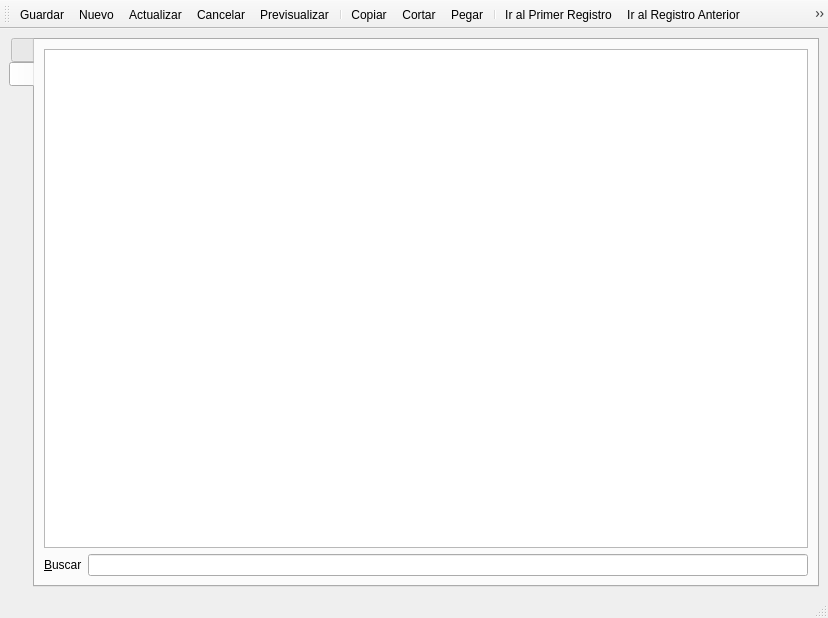
<?xml version="1.0" encoding="UTF-8"?>
<ui version="4.0">
 <class>frmEntradaCompra</class>
 <widget class="QMainWindow" name="frmEntradaCompra">
  <property name="geometry">
   <rect>
    <x>0</x>
    <y>0</y>
    <width>828</width>
    <height>600</height>
   </rect>
  </property>
  <property name="windowTitle">
   <string>Entrada Compra</string>
  </property>
  <property name="styleSheet">
   <string notr="true"/>
  </property>
  <widget class="QWidget" name="centralwidget">
   <layout class="QGridLayout" name="gridLayout">
    <item row="1" column="0">
     <widget class="QTabWidget" name="tabWidget">
      <property name="tabPosition">
       <enum>QTabWidget::West</enum>
      </property>
      <property name="tabShape">
       <enum>QTabWidget::Rounded</enum>
      </property>
      <property name="currentIndex">
       <number>1</number>
      </property>
      <widget class="QWidget" name="tabdetails">
       <attribute name="icon">
        <iconset resource="res.qrc">
         <normaloff>:/icons/res/document-edit.png</normaloff>:/icons/res/document-edit.png</iconset>
       </attribute>
       <attribute name="title">
        <string notr="true"/>
       </attribute>
       <layout class="QGridLayout" name="gridLayout_2">
        <item row="0" column="0">
         <widget class="QLabel" name="label_2">
          <property name="sizePolicy">
           <sizepolicy hsizetype="Preferred" vsizetype="Fixed">
            <horstretch>0</horstretch>
            <verstretch>0</verstretch>
           </sizepolicy>
          </property>
          <property name="text">
           <string>&lt;!DOCTYPE HTML PUBLIC &quot;-//W3C//DTD HTML 4.0//EN&quot; &quot;http://www.w3.org/TR/REC-html40/strict.dtd&quot;&gt;
&lt;html&gt;&lt;head&gt;&lt;meta name=&quot;qrichtext&quot; content=&quot;1&quot; /&gt;&lt;style type=&quot;text/css&quot;&gt;
p, li { white-space: pre-wrap; }
&lt;/style&gt;&lt;/head&gt;&lt;body style=&quot; font-family:'Sans Serif'; font-size:9pt; font-weight:400; font-style:normal;&quot;&gt;
&lt;p style=&quot; margin-top:0px; margin-bottom:0px; margin-left:0px; margin-right:0px; -qt-block-indent:0; text-indent:0px;&quot;&gt;&lt;span style=&quot; font-weight:600;&quot;&gt;# Compra:&lt;/span&gt;&lt;/p&gt;&lt;/body&gt;&lt;/html&gt;</string>
          </property>
          <property name="scaledContents">
           <bool>false</bool>
          </property>
          <property name="alignment">
           <set>Qt::AlignLeading|Qt::AlignLeft|Qt::AlignVCenter</set>
          </property>
          <property name="buddy">
           <cstring>txtDocumentNumber</cstring>
          </property>
         </widget>
        </item>
        <item row="0" column="1">
         <widget class="QLineEdit" name="txtDocumentNumber">
          <property name="enabled">
           <bool>true</bool>
          </property>
          <property name="readOnly">
           <bool>true</bool>
          </property>
         </widget>
        </item>
        <item row="0" column="5">
         <widget class="QLabel" name="label">
          <property name="text">
           <string>&lt;!DOCTYPE HTML PUBLIC &quot;-//W3C//DTD HTML 4.0//EN&quot; &quot;http://www.w3.org/TR/REC-html40/strict.dtd&quot;&gt;
&lt;html&gt;&lt;head&gt;&lt;meta name=&quot;qrichtext&quot; content=&quot;1&quot; /&gt;&lt;style type=&quot;text/css&quot;&gt;
p, li { white-space: pre-wrap; }
&lt;/style&gt;&lt;/head&gt;&lt;body style=&quot; font-family:'Sans Serif'; font-size:9pt; font-weight:400; font-style:normal;&quot;&gt;
&lt;p style=&quot; margin-top:0px; margin-bottom:0px; margin-left:0px; margin-right:0px; -qt-block-indent:0; text-indent:0px;&quot;&gt;&lt;span style=&quot; font-weight:600;&quot;&gt;Fecha:&lt;/span&gt;&lt;/p&gt;&lt;/body&gt;&lt;/html&gt;</string>
          </property>
          <property name="alignment">
           <set>Qt::AlignRight|Qt::AlignTrailing|Qt::AlignVCenter</set>
          </property>
          <property name="buddy">
           <cstring>dtPicker</cstring>
          </property>
         </widget>
        </item>
        <item row="0" column="6">
         <widget class="QDateTimeEdit" name="dtPicker">
          <property name="enabled">
           <bool>true</bool>
          </property>
          <property name="readOnly">
           <bool>true</bool>
          </property>
          <property name="calendarPopup">
           <bool>true</bool>
          </property>
         </widget>
        </item>
        <item row="2" column="0" colspan="7">
         <widget class="QTableView" name="tabledetails">
          <property name="enabled">
           <bool>true</bool>
          </property>
          <property name="sizePolicy">
           <sizepolicy hsizetype="Minimum" vsizetype="Minimum">
            <horstretch>0</horstretch>
            <verstretch>0</verstretch>
           </sizepolicy>
          </property>
          <property name="contextMenuPolicy">
           <enum>Qt::ActionsContextMenu</enum>
          </property>
          <property name="editTriggers">
           <set>QAbstractItemView::NoEditTriggers</set>
          </property>
          <property name="alternatingRowColors">
           <bool>true</bool>
          </property>
          <property name="sortingEnabled">
           <bool>true</bool>
          </property>
          <attribute name="horizontalHeaderStretchLastSection">
           <bool>true</bool>
          </attribute>
          <attribute name="verticalHeaderVisible">
           <bool>false</bool>
          </attribute>
          <attribute name="verticalHeaderVisible">
           <bool>false</bool>
          </attribute>
          <attribute name="horizontalHeaderStretchLastSection">
           <bool>true</bool>
          </attribute>
         </widget>
        </item>
        <item row="3" column="0" colspan="5">
         <widget class="QGroupBox" name="groupBox_2">
          <property name="title">
           <string>Observaciones</string>
          </property>
          <layout class="QGridLayout" name="gridLayout_3">
           <item row="0" column="0">
            <widget class="QPlainTextEdit" name="txtObservations">
             <property name="enabled">
              <bool>true</bool>
             </property>
             <property name="sizePolicy">
              <sizepolicy hsizetype="Expanding" vsizetype="Minimum">
               <horstretch>0</horstretch>
               <verstretch>0</verstretch>
              </sizepolicy>
             </property>
             <property name="readOnly">
              <bool>true</bool>
             </property>
            </widget>
           </item>
          </layout>
         </widget>
        </item>
        <item row="3" column="5" colspan="2">
         <widget class="QGroupBox" name="groupBox">
          <property name="title">
           <string/>
          </property>
          <layout class="QFormLayout" name="formLayout_2">
           <property name="fieldGrowthPolicy">
            <enum>QFormLayout::ExpandingFieldsGrow</enum>
           </property>
           <property name="formAlignment">
            <set>Qt::AlignCenter</set>
           </property>
           <item row="0" column="0">
            <widget class="QLabel" name="label_6">
             <property name="font">
              <font>
               <pointsize>10</pointsize>
               <weight>75</weight>
               <bold>true</bold>
              </font>
             </property>
             <property name="text">
              <string>Subtotal: </string>
             </property>
            </widget>
           </item>
           <item row="0" column="1">
            <widget class="QLabel" name="lblSubtotal">
             <property name="text">
              <string>0.00</string>
             </property>
            </widget>
           </item>
           <item row="1" column="0">
            <widget class="QLabel" name="label_8">
             <property name="font">
              <font>
               <pointsize>10</pointsize>
               <weight>75</weight>
               <bold>true</bold>
              </font>
             </property>
             <property name="text">
              <string>IVA: </string>
             </property>
            </widget>
           </item>
           <item row="1" column="1">
            <widget class="QLabel" name="lblIVA">
             <property name="text">
              <string>0.00</string>
             </property>
            </widget>
           </item>
           <item row="2" column="0">
            <widget class="QLabel" name="label_11">
             <property name="font">
              <font>
               <pointsize>10</pointsize>
               <weight>75</weight>
               <bold>true</bold>
              </font>
             </property>
             <property name="text">
              <string>Total C$: </string>
             </property>
            </widget>
           </item>
           <item row="2" column="1">
            <widget class="QLabel" name="lblTotal">
             <property name="text">
              <string>0.00</string>
             </property>
            </widget>
           </item>
           <item row="3" column="0">
            <widget class="QLabel" name="label_5">
             <property name="font">
              <font>
               <pointsize>10</pointsize>
               <weight>75</weight>
               <bold>true</bold>
              </font>
             </property>
             <property name="text">
              <string>Total US$:</string>
             </property>
            </widget>
           </item>
           <item row="3" column="1">
            <widget class="QLabel" name="lblTotalD">
             <property name="text">
              <string>0.00</string>
             </property>
            </widget>
           </item>
          </layout>
         </widget>
        </item>
        <item row="1" column="5" colspan="2">
         <widget class="QGroupBox" name="gbRadios">
          <property name="enabled">
           <bool>true</bool>
          </property>
          <property name="sizePolicy">
           <sizepolicy hsizetype="Preferred" vsizetype="Fixed">
            <horstretch>0</horstretch>
            <verstretch>0</verstretch>
           </sizepolicy>
          </property>
          <property name="title">
           <string>Tipo de Pago</string>
          </property>
          <property name="flat">
           <bool>false</bool>
          </property>
          <property name="checkable">
           <bool>false</bool>
          </property>
          <layout class="QHBoxLayout" name="horizontalLayout_3">
           <property name="sizeConstraint">
            <enum>QLayout::SetMinimumSize</enum>
           </property>
           <item>
            <widget class="QRadioButton" name="rbCash">
             <property name="enabled">
              <bool>true</bool>
             </property>
             <property name="sizePolicy">
              <sizepolicy hsizetype="Preferred" vsizetype="Fixed">
               <horstretch>0</horstretch>
               <verstretch>0</verstretch>
              </sizepolicy>
             </property>
             <property name="text">
              <string>Contado</string>
             </property>
             <property name="checked">
              <bool>true</bool>
             </property>
            </widget>
           </item>
           <item>
            <widget class="QRadioButton" name="rbCredit">
             <property name="enabled">
              <bool>true</bool>
             </property>
             <property name="sizePolicy">
              <sizepolicy hsizetype="Preferred" vsizetype="Fixed">
               <horstretch>0</horstretch>
               <verstretch>0</verstretch>
              </sizepolicy>
             </property>
             <property name="text">
              <string>Credito</string>
             </property>
            </widget>
           </item>
           <item>
            <widget class="QRadioButton" name="rbCheck">
             <property name="enabled">
              <bool>true</bool>
             </property>
             <property name="sizePolicy">
              <sizepolicy hsizetype="Preferred" vsizetype="Fixed">
               <horstretch>0</horstretch>
               <verstretch>0</verstretch>
              </sizepolicy>
             </property>
             <property name="text">
              <string>Cheque</string>
             </property>
            </widget>
           </item>
          </layout>
         </widget>
        </item>
        <item row="1" column="0">
         <widget class="QLabel" name="label_3">
          <property name="sizePolicy">
           <sizepolicy hsizetype="Preferred" vsizetype="Fixed">
            <horstretch>0</horstretch>
            <verstretch>0</verstretch>
           </sizepolicy>
          </property>
          <property name="text">
           <string>&lt;!DOCTYPE HTML PUBLIC &quot;-//W3C//DTD HTML 4.0//EN&quot; &quot;http://www.w3.org/TR/REC-html40/strict.dtd&quot;&gt;
&lt;html&gt;&lt;head&gt;&lt;meta name=&quot;qrichtext&quot; content=&quot;1&quot; /&gt;&lt;style type=&quot;text/css&quot;&gt;
p, li { white-space: pre-wrap; }
&lt;/style&gt;&lt;/head&gt;&lt;body style=&quot; font-family:'Sans Serif'; font-size:9pt; font-weight:400; font-style:normal;&quot;&gt;
&lt;p style=&quot; margin-top:0px; margin-bottom:0px; margin-left:0px; margin-right:0px; -qt-block-indent:0; text-indent:0px;&quot;&gt;&lt;span style=&quot; font-weight:600;&quot;&gt;Proveedor:&lt;/span&gt;&lt;/p&gt;&lt;/body&gt;&lt;/html&gt;</string>
          </property>
          <property name="alignment">
           <set>Qt::AlignLeading|Qt::AlignLeft|Qt::AlignVCenter</set>
          </property>
          <property name="buddy">
           <cstring>txtProvider</cstring>
          </property>
         </widget>
        </item>
        <item row="1" column="1">
         <widget class="QStackedWidget" name="swProvider">
          <property name="sizePolicy">
           <sizepolicy hsizetype="Preferred" vsizetype="Maximum">
            <horstretch>0</horstretch>
            <verstretch>0</verstretch>
           </sizepolicy>
          </property>
          <property name="currentIndex">
           <number>1</number>
          </property>
          <widget class="QWidget" name="page">
           <layout class="QHBoxLayout" name="horizontalLayout_2">
            <item>
             <widget class="QComboBox" name="cbProvider">
              <property name="enabled">
               <bool>true</bool>
              </property>
              <property name="sizePolicy">
               <sizepolicy hsizetype="Expanding" vsizetype="Fixed">
                <horstretch>2</horstretch>
                <verstretch>0</verstretch>
               </sizepolicy>
              </property>
              <property name="editable">
               <bool>true</bool>
              </property>
             </widget>
            </item>
           </layout>
          </widget>
          <widget class="QWidget" name="page_2">
           <layout class="QHBoxLayout" name="horizontalLayout_5">
            <item>
             <widget class="QLineEdit" name="txtProvider">
              <property name="enabled">
               <bool>true</bool>
              </property>
              <property name="readOnly">
               <bool>true</bool>
              </property>
             </widget>
            </item>
           </layout>
          </widget>
         </widget>
        </item>
       </layout>
      </widget>
      <widget class="QWidget" name="tabnavigation">
       <attribute name="icon">
        <iconset resource="res.qrc">
         <normaloff>:/icons/res/table.png</normaloff>:/icons/res/table.png</iconset>
       </attribute>
       <attribute name="title">
        <string notr="true"/>
       </attribute>
       <layout class="QVBoxLayout" name="verticalLayout">
        <item>
         <widget class="QTableView" name="tablenavigation">
          <property name="alternatingRowColors">
           <bool>true</bool>
          </property>
          <property name="selectionMode">
           <enum>QAbstractItemView::SingleSelection</enum>
          </property>
          <property name="selectionBehavior">
           <enum>QAbstractItemView::SelectRows</enum>
          </property>
          <attribute name="horizontalHeaderStretchLastSection">
           <bool>true</bool>
          </attribute>
          <attribute name="verticalHeaderVisible">
           <bool>false</bool>
          </attribute>
          <attribute name="verticalHeaderVisible">
           <bool>false</bool>
          </attribute>
          <attribute name="horizontalHeaderStretchLastSection">
           <bool>true</bool>
          </attribute>
         </widget>
        </item>
        <item>
         <layout class="QHBoxLayout" name="horizontalLayout">
          <item>
           <widget class="QLabel" name="label_4">
            <property name="text">
             <string>&amp;Buscar</string>
            </property>
            <property name="buddy">
             <cstring>txtSearch</cstring>
            </property>
           </widget>
          </item>
          <item>
           <widget class="QLineEdit" name="txtSearch"/>
          </item>
         </layout>
        </item>
       </layout>
      </widget>
     </widget>
    </item>
   </layout>
  </widget>
  <widget class="QStatusBar" name="statusbar"/>
  <widget class="QToolBar" name="toolBar">
   <property name="windowTitle">
    <string>toolBar</string>
   </property>
   <property name="allowedAreas">
    <set>Qt::AllToolBarAreas</set>
   </property>
   <property name="toolButtonStyle">
    <enum>Qt::ToolButtonIconOnly</enum>
   </property>
   <attribute name="toolBarArea">
    <enum>TopToolBarArea</enum>
   </attribute>
   <attribute name="toolBarBreak">
    <bool>false</bool>
   </attribute>
   <addaction name="actionSave"/>
   <addaction name="actionNew"/>
   <addaction name="actionRefresh"/>
   <addaction name="actionCancel"/>
   <addaction name="actionPreview"/>
   <addaction name="separator"/>
   <addaction name="actionCopy"/>
   <addaction name="actionCut"/>
   <addaction name="actionPaste"/>
   <addaction name="separator"/>
   <addaction name="actionGoFirst"/>
   <addaction name="actionGoPrevious"/>
   <addaction name="actionGoNext"/>
   <addaction name="actionGoLast"/>
  </widget>
  <action name="actionNew">
   <property name="icon">
    <iconset resource="res.qrc">
     <normaloff>:/icons/res/document-new.png</normaloff>:/icons/res/document-new.png</iconset>
   </property>
   <property name="text">
    <string>Nuevo</string>
   </property>
   <property name="shortcut">
    <string>Ctrl+N</string>
   </property>
  </action>
  <action name="actionPreview">
   <property name="icon">
    <iconset resource="res.qrc">
     <normaloff>:/icons/res/document-preview.png</normaloff>:/icons/res/document-preview.png</iconset>
   </property>
   <property name="text">
    <string>Previsualizar</string>
   </property>
  </action>
  <action name="actionGoFirst">
   <property name="icon">
    <iconset resource="res.qrc">
     <normaloff>:/icons/res/go-first.png</normaloff>:/icons/res/go-first.png</iconset>
   </property>
   <property name="text">
    <string>Ir al Primer Registro</string>
   </property>
  </action>
  <action name="actionGoPrevious">
   <property name="icon">
    <iconset resource="res.qrc">
     <normaloff>:/icons/res/go-previous.png</normaloff>:/icons/res/go-previous.png</iconset>
   </property>
   <property name="text">
    <string>Ir al Registro Anterior</string>
   </property>
  </action>
  <action name="actionGoNext">
   <property name="icon">
    <iconset resource="res.qrc">
     <normaloff>:/icons/res/go-next.png</normaloff>:/icons/res/go-next.png</iconset>
   </property>
   <property name="text">
    <string>Ir al siguiente registro</string>
   </property>
  </action>
  <action name="actionGoLast">
   <property name="icon">
    <iconset resource="res.qrc">
     <normaloff>:/icons/res/go-last.png</normaloff>:/icons/res/go-last.png</iconset>
   </property>
   <property name="text">
    <string>Ir al ultimo registro</string>
   </property>
  </action>
  <action name="actionSave">
   <property name="icon">
    <iconset resource="res.qrc">
     <normaloff>:/icons/res/document-save.png</normaloff>:/icons/res/document-save.png</iconset>
   </property>
   <property name="text">
    <string>Guardar</string>
   </property>
   <property name="shortcut">
    <string>Ctrl+G</string>
   </property>
   <property name="visible">
    <bool>false</bool>
   </property>
  </action>
  <action name="actionCancel">
   <property name="icon">
    <iconset resource="res.qrc">
     <normaloff>:/icons/res/dialog-cancel.png</normaloff>:/icons/res/dialog-cancel.png</iconset>
   </property>
   <property name="text">
    <string>Cancelar</string>
   </property>
   <property name="visible">
    <bool>false</bool>
   </property>
  </action>
  <action name="actionDeleteRow">
   <property name="icon">
    <iconset resource="res.qrc">
     <normaloff>:/icons/res/edit-delete.png</normaloff>:/icons/res/edit-delete.png</iconset>
   </property>
   <property name="text">
    <string>Borrar Fila</string>
   </property>
   <property name="shortcut">
    <string>Del</string>
   </property>
  </action>
  <action name="actionEditCell">
   <property name="icon">
    <iconset resource="res.qrc">
     <normaloff>:/icons/res/document-edit.png</normaloff>:/icons/res/document-edit.png</iconset>
   </property>
   <property name="text">
    <string>Editar Celda</string>
   </property>
   <property name="shortcut">
    <string>Ctrl+E</string>
   </property>
  </action>
  <action name="actionCopy">
   <property name="icon">
    <iconset resource="res.qrc">
     <normaloff>:/icons/res/edit-copy.png</normaloff>:/icons/res/edit-copy.png</iconset>
   </property>
   <property name="text">
    <string>Copiar</string>
   </property>
   <property name="shortcut">
    <string>Ctrl+C</string>
   </property>
  </action>
  <action name="actionCut">
   <property name="icon">
    <iconset resource="res.qrc">
     <normaloff>:/icons/res/edit-cut.png</normaloff>:/icons/res/edit-cut.png</iconset>
   </property>
   <property name="text">
    <string>Cortar</string>
   </property>
  </action>
  <action name="actionPaste">
   <property name="icon">
    <iconset resource="res.qrc">
     <normaloff>:/icons/res/edit-paste.png</normaloff>:/icons/res/edit-paste.png</iconset>
   </property>
   <property name="text">
    <string>Pegar</string>
   </property>
  </action>
  <action name="actionRefresh">
   <property name="icon">
    <iconset resource="res.qrc">
     <normaloff>:/icons/res/view-refresh.png</normaloff>:/icons/res/view-refresh.png</iconset>
   </property>
   <property name="text">
    <string>Actualizar</string>
   </property>
   <property name="visible">
    <bool>false</bool>
   </property>
  </action>
 </widget>
 <tabstops>
  <tabstop>txtDocumentNumber</tabstop>
  <tabstop>txtProvider</tabstop>
  <tabstop>dtPicker</tabstop>
  <tabstop>tabledetails</tabstop>
  <tabstop>txtObservations</tabstop>
  <tabstop>tabWidget</tabstop>
  <tabstop>cbProvider</tabstop>
  <tabstop>tablenavigation</tabstop>
  <tabstop>txtSearch</tabstop>
 </tabstops>
 <resources>
  <include location="res.qrc"/>
 </resources>
 <connections/>
</ui>
